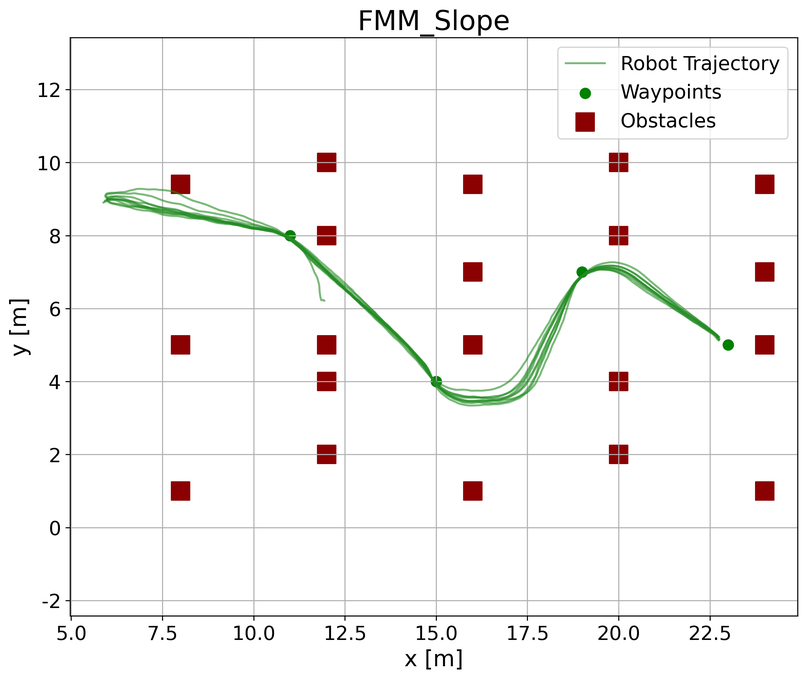
#> input picture legged_gym/legged_gym/scripts/guijitu.png, 807 x 680 px, shrunk from 2579 x 2173 before the run; its folder holds 4 pictures in this run
$ python prepare_baseprod_traversability.py --root . --output out.png
#> lines starting #> are read from the running program, lines starting #| are printed output that depends on the picture
"""Prepare traversability labels from the BASEPROD D435i labeled dataset.

BASEPROD labels:
0 void, 1 compact, 2 grass, 3 bedrock, 4 sandy, 5 pebble, 6 rock, 7 vegetation.

Coarse traversability labels:
0 low-risk traversable: compact, grass, sandy
1 medium-risk traversable: bedrock, pebble, vegetation
2 obstacle/high-risk: rock
255 ignore: void
"""

import argparse
import json
from pathlib import Path

import numpy as np
from PIL import Image


BASEPROD_CLASSES = {
    0: "void",
    1: "compact",
    2: "grass",
    3: "bedrock",
    4: "sandy",
    5: "pebble",
    6: "rock",
    7: "vegetation",
}

LABEL_MAP = np.full(256, 255, dtype=np.uint8)
COST_MAP = np.full(256, 255, dtype=np.uint8)
for raw_id in (1, 2, 4):
    LABEL_MAP[raw_id] = 0
    COST_MAP[raw_id] = 0
for raw_id in (3, 5, 7):
    LABEL_MAP[raw_id] = 1
    COST_MAP[raw_id] = 128
LABEL_MAP[6] = 2
COST_MAP[6] = 255


def is_label_png(path):
    try:
        image = Image.open(path)
        if image.mode not in ("L", "P", "I;16", "I"):
            return False
        arr = np.asarray(image)
        if arr.ndim != 2:
            return False
        unique = np.unique(arr)
        return unique.size > 1 and int(unique.max()) <= 7
    except Exception:
        return False


def find_rgb_by_stem(root, stem):
    stems = [stem]
    if stem.endswith("_mask"):
        stems.append(stem[:-5])
    candidates = []
    for candidate_stem in stems:
        for path in root.rglob(candidate_stem + ".png"):
            parts = {part.lower() for part in path.parts}
            if "color_imgs" in parts or "rgb" in parts or "images" in parts:
                try:
                    if Image.open(path).convert("RGB").size[0] > 0:
                        candidates.append(path)
                except Exception:
                    pass
    if not candidates:
        return None
    candidates.sort(key=lambda p: (0 if "color_imgs" in {x.lower() for x in p.parts} else 1, len(p.parts)))
    return candidates[0]


def convert(root_dir, output_dir, limit=None):
    root = Path(root_dir).expanduser().resolve()
    output = Path(output_dir).expanduser().resolve()
    rgb_dir = output / "rgb"
    label_dir = output / "label_trav"
    cost_dir = output / "cost"
    preview_dir = output / "preview"
    for directory in (rgb_dir, label_dir, cost_dir, preview_dir):
        directory.mkdir(parents=True, exist_ok=True)

    label_paths = [p for p in root.rglob("*.png") if is_label_png(p)]
    label_paths.sort()
    if limit is not None:
        label_paths = label_paths[: int(limit)]
    manifest = []
    for idx, label_path in enumerate(label_paths):
        rgb_path_in = find_rgb_by_stem(root, label_path.stem)
        if rgb_path_in is None:
            continue
        rgb = Image.open(rgb_path_in).convert("RGB")
        raw = np.asarray(Image.open(label_path), dtype=np.uint8)
        trav = LABEL_MAP[raw]
        cost = COST_MAP[raw]

        stem = "%06d" % len(manifest)
        rgb_path = rgb_dir / (stem + ".jpg")
        label_path_out = label_dir / (stem + ".png")
        cost_path = cost_dir / (stem + ".png")
        rgb.save(rgb_path, quality=92)
        Image.fromarray(trav).save(label_path_out)
        Image.fromarray(cost).save(cost_path)

        if len(manifest) < 12:
            overlay = np.asarray(rgb).copy()
            colors = np.zeros((*trav.shape, 3), dtype=np.uint8)
            colors[trav == 0] = (40, 180, 60)
            colors[trav == 1] = (240, 190, 40)
            colors[trav == 2] = (220, 50, 50)
            valid = trav != 255
            overlay[valid] = (0.55 * overlay[valid] + 0.45 * colors[valid]).astype(np.uint8)
            Image.fromarray(overlay).save(preview_dir / (stem + "_overlay.jpg"), quality=92)

        unique, counts = np.unique(trav, return_counts=True)
        manifest.append({
            "rgb": str(rgb_path),
            "label_trav": str(label_path_out),
            "cost": str(cost_path),
            "source_rgb": str(rgb_path_in),
            "source_label": str(label_path),
            "histogram": {int(k): int(v) for k, v in zip(unique, counts)},
        })

    summary = {
        "source": str(root),
        "classes_source": BASEPROD_CLASSES,
        "classes": {
            "0": "low-risk traversable",
            "1": "medium-risk traversable",
            "2": "obstacle/high-risk",
            "255": "ignore",
        },
        "samples": manifest,
    }
    (output / "manifest.json").write_text(
        json.dumps(summary, ensure_ascii=False, indent=2), encoding="utf-8")
    print("Found %d label PNGs, wrote %d paired samples to %s"
          % (len(label_paths), len(manifest), output))


def main():
    parser = argparse.ArgumentParser()
    parser.add_argument("--root", required=True, help="Extracted BASEPROD_labeled dataset root")
    parser.add_argument("--output", required=True)
    parser.add_argument("--limit", type=int, default=None)
    args = parser.parse_args()
    convert(args.root, args.output, args.limit)
#> in is_label_png, image is the input picture: PIL image 807x680 RGBA; mean R, G, B, A 245.7, 244.9, 243.8, 255
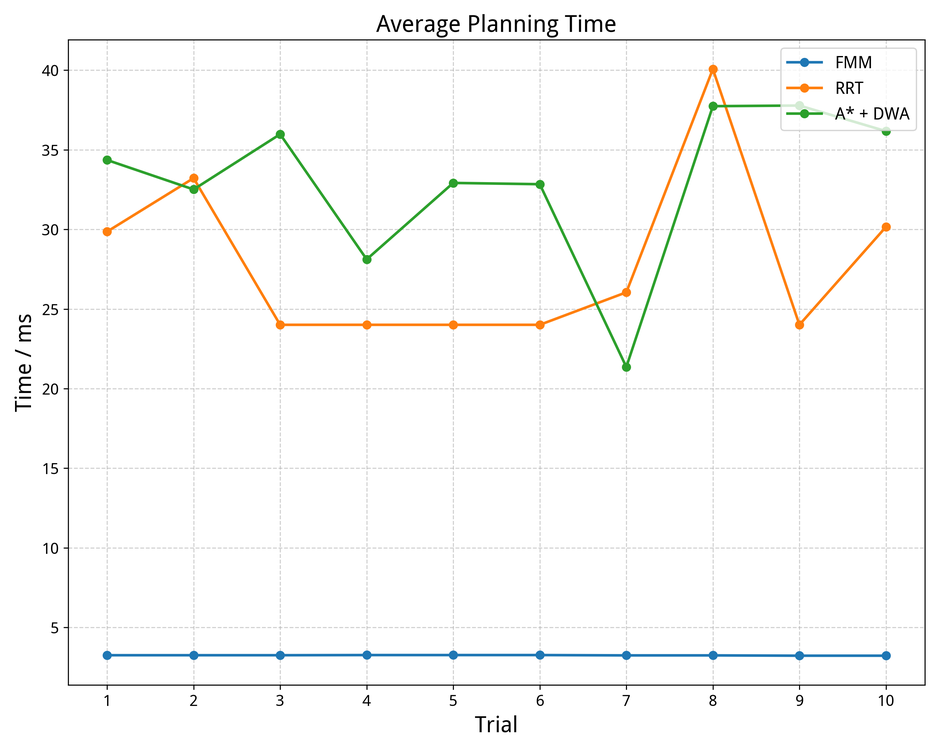
#> input picture legged_gym/legged_gym/scripts/planning_time_Height.png, 939 x 751 px, shrunk from 3000 x 2400 before the run
#> in is_label_png, image is the input picture: PIL image 939x751 RGBA; mean R, G, B, A 249.9, 250.1, 249.1, 255
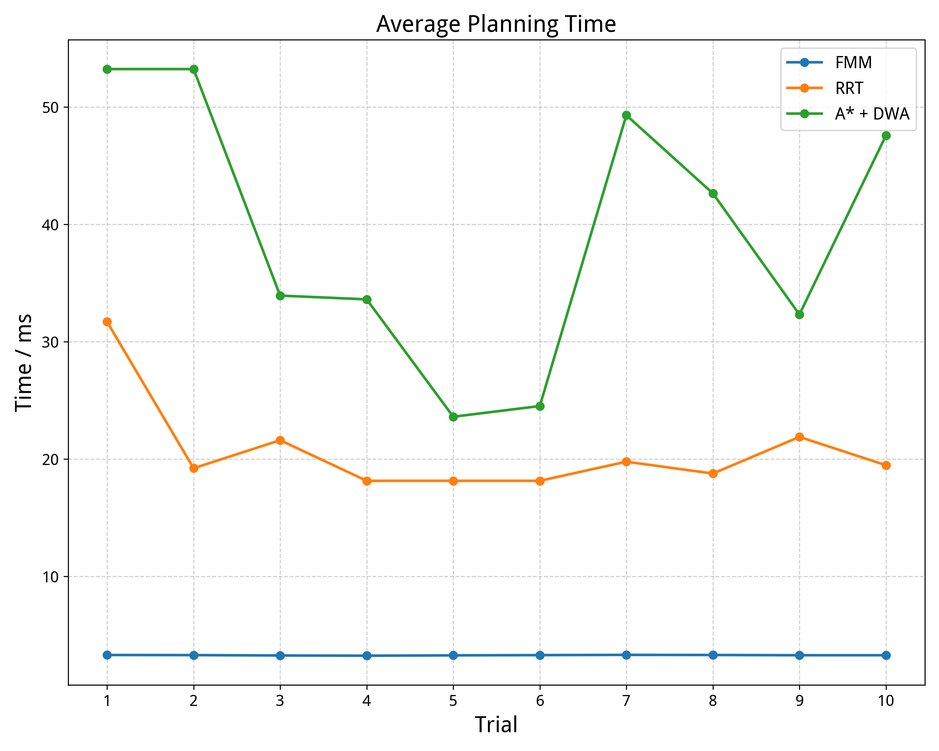
#> input picture legged_gym/legged_gym/scripts/planning_time_Obstacles.png, 939 x 751 px, shrunk from 3000 x 2400 before the run
#> in is_label_png, image is the input picture: PIL image 939x751 RGBA; mean R, G, B, A 249.9, 250.4, 249.4, 255
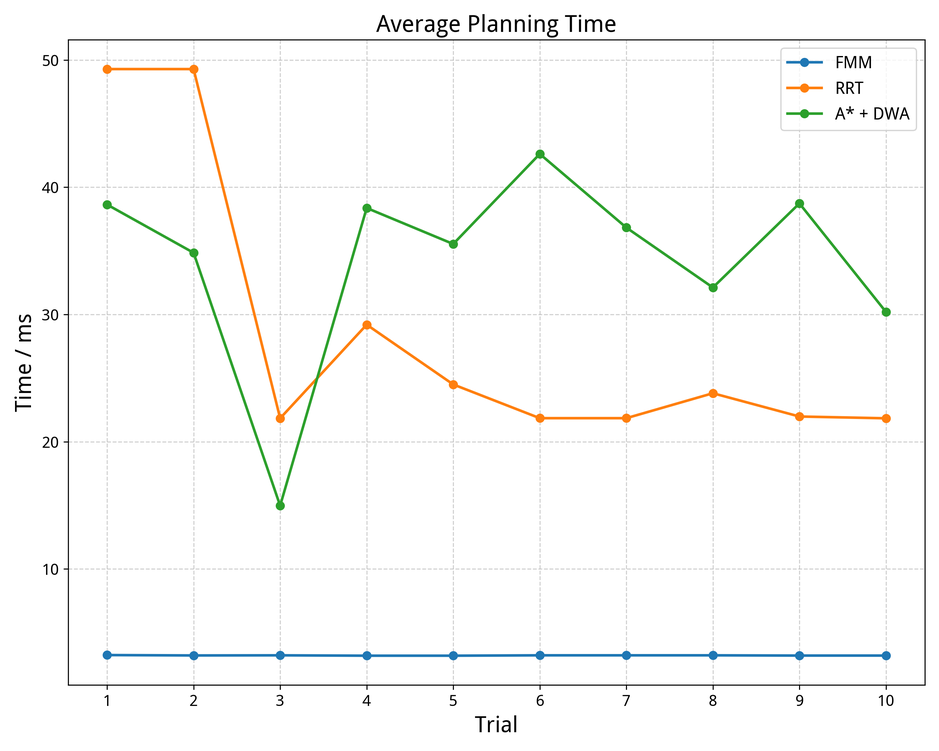
#> input picture legged_gym/legged_gym/scripts/planning_time_Slope.png, 939 x 751 px, shrunk from 3000 x 2400 before the run
#> in is_label_png, image is the input picture: PIL image 939x751 RGBA; mean R, G, B, A 249.9, 250.3, 249.2, 255


if __name__ == "__main__":
    main()
